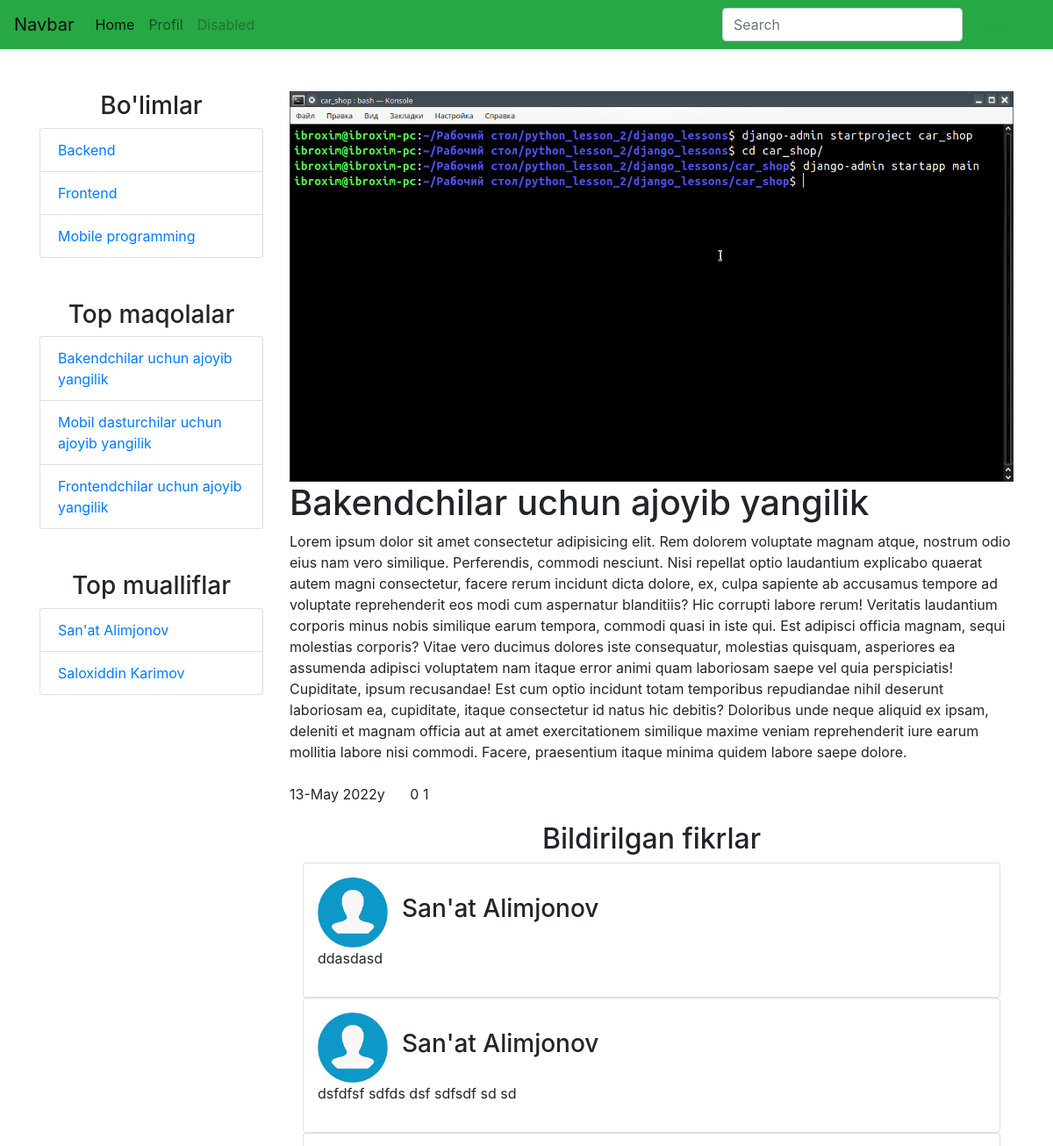
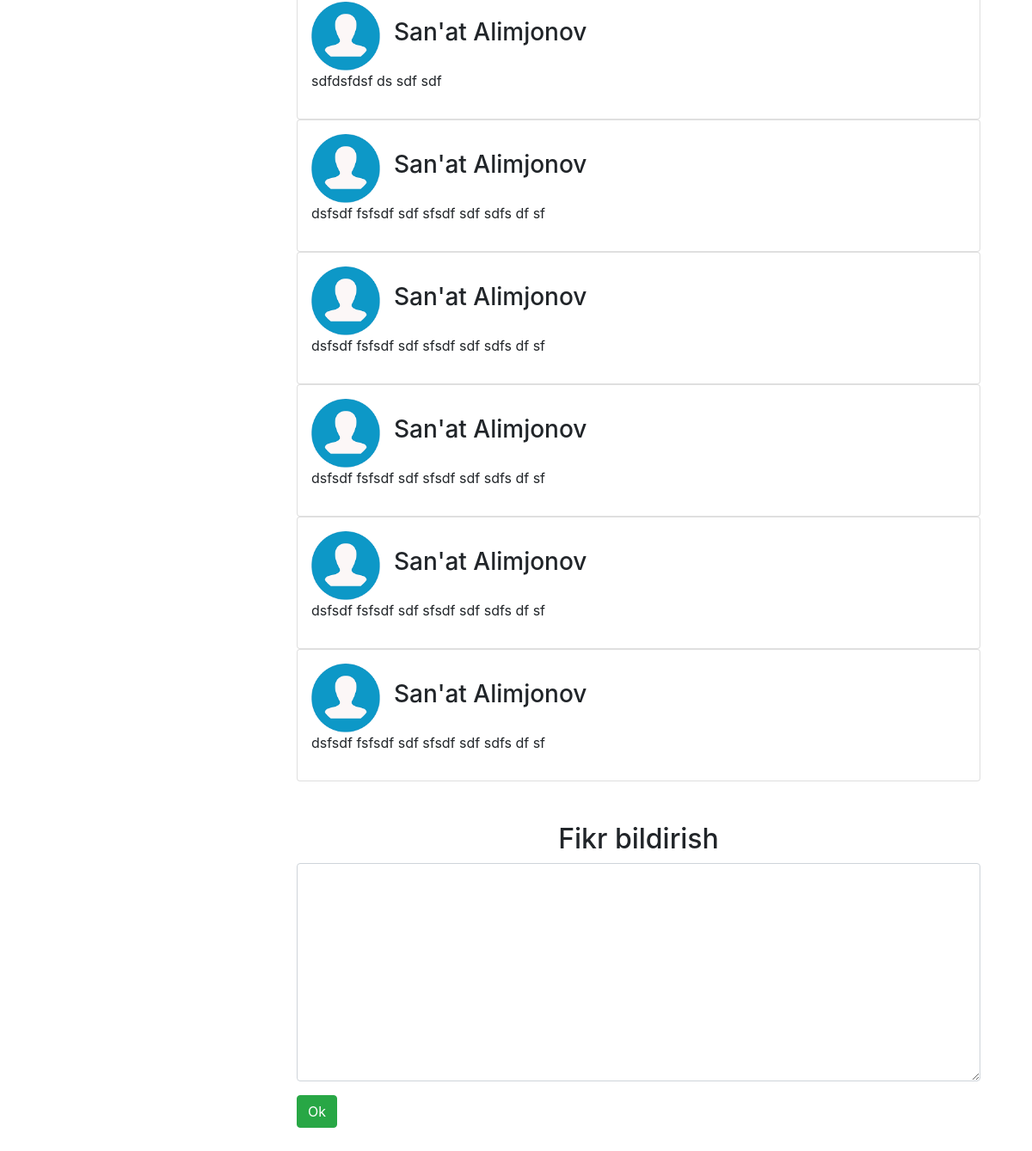
The page /1 (signed in) on the database its author committed (2 pictures, top to bottom).
### blog/models.py (models this page shows, shortened)
class Category(models.Model):
    name = models.CharField(max_length=55)
    reg_date = models.DateField(auto_now_add=True)
    article_qty = models.PositiveIntegerField(default=0,editable=False)
    class Meta:
        verbose_name = "Kategoriya"
        verbose_name_plural = "Kategoriyalar"

class Article(models.Model):
    name = models.CharField(verbose_name="MAQOLA NOMI",help_text="dssdf sdjdsjfskdfsdfs dshfj", max_length=355,blank=True)
    text = models.TextField(verbose_name="MAQOLA Matni",max_length=8000,default="Text yo'q")
    view = models.PositiveIntegerField(verbose_name="Ko'rishlar soni",default=0 )
    likes = models.PositiveIntegerField(default=0)
    dislikes = models.PositiveIntegerField(default=0)
    image = models.ImageField(upload_to="")
    author = models.ForeignKey(Fallower,on_delete=models.CASCADE,null=True,blank=True)
    checked = models.BooleanField(default=False)
    category = models.ForeignKey(Category, db_index=True,  on_delete=models.PROTECT)
    reg_date = models.DateField(auto_now_add=True,editable=True )
    class Meta:
        verbose_name = "Maqola"
        verbose_name_plural = "Maqolalar"

class Comment(models.Model):
    article = models.ForeignKey(Article,on_delete=models.CASCADE,related_name="comments")
    incomment = models.ForeignKey("Comment",on_delete=models.CASCADE,null=True)
    author = models.ForeignKey(Fallower,on_delete=models.CASCADE)
    text = models.TextField()
    reg_date = models.DateField(auto_now_add=True)
    likes = models.PositiveIntegerField(default=0)
    dislikes = models.PositiveIntegerField(default=0)

### follower/models.py (models this page shows)
class Fallower(models.Model):
    user = models.OneToOneField(User,on_delete=models.CASCADE)
    name = models.CharField(verbose_name="Ismi", unique=True, max_length=55,blank=True)
    surname = models.CharField(max_length=55)
    age = models.PositiveIntegerField(default=0)
    liked_articles = models.ManyToManyField('blog.Article',blank=True)
    rating = models.PositiveIntegerField(default=0)
    email = models.EmailField()
    adress = models.CharField(max_length=500)

### blog/views.py (the view)
# urls.py: path("<int:article_id>", DetailPageView.as_view(), name="detail"),
class DetailPageView(View):
    def get(self,request,article_id):
        fallower = None
        try:
            user = request.user
            if isinstance(user, User):
                fallower = Fallower.objects.get(user=user)
        except Fallower.DoesNotExist as error:
            fallower = None
        print(fallower)
        article = Article.objects.get(id=article_id)
        comments = article.comments.all().order_by('-id')[:10]
        comments2 = Comment.objects.filter(article=article)
        categorys = Category.objects.all()
        articles = Article.objects.all().order_by('likes')[:10]
        fallowers = Fallower.objects.all().order_by('rating')[:10]
        context = {"categorys":categorys,"articles":articles,"fallowers":fallowers}
        context["article"] = article
        context["fallower"] = fallower
        context["comments"] = comments
        return render(request,"detail.html",context )

### templates/detail.html (shortened to what this page needs)
{% extends 'wrapper.html' %}
{% block content %}
        <div class="col-md-9 mb-5">
            <img src="{{ article.image.url }}" width="100%" alt="">
            <h1>{{ article.name }}</h1>
            <p>{{ article.text }}</p>
            <p>{{ article.reg_date|date:"d" }}-{{ article.reg_date|date:"F" }} {{ article.reg_date|date:"Y" }}y
               <span class="ml-4">
                <span id="likes">{{ article.likes }}</span>
                <span id="dislikes">{{ article.dislikes }}</span>
            </span>
            </p>
            <div class="col-md-12">
                <div class="text-center">
                    <h2>Bildirilgan fikrlar</h2>
                </div>
                {% for comment in comments %}
                <div class="card p-3">
                    <div class="d-flex align-items-center">
                        <img src="/static/index.png" width="80px" class="img-overlay" alt="">
                        <h3 class="ml-3">{{ comment.author.name }} {{ comment.author.surname }}</h3>
                    </div>
                    <p>
                       {{ comment.text }}
                    </p>
                </div>
                {% empty %}
                    <h1>Ma'lumotlar topilmadi </h1>
                {% endfor %}
            </div>
            <div class="col-md-12 mt-5 mb-5">
                <div class="text-center">
                    <h2>Fikr bildirish</h2>
                </div>
                {% if fallower %}
                <form action="/add_comment" method="post">
                    <div class="form-group">
                        <textarea name="comment" class="form-control" id="" cols="30" rows="10">
                        </textarea>
                    </div>
                    <div class="form-group">
                        <button class="btn btn-success" type="submit">Ok</button>
                    </div>
                </form>
                {% else %}
                    <h1>Fikr qoldirish uchun ro'yxatdan o'ting</h1>
                {% endif %}
            </div>
        </div>
{% endblock %}

### templates/wrapper.html (shortened to what this page needs)
<!DOCTYPE html>
{% load static %}
<html lang="en">
<head>
    <link rel="stylesheet" href="/static/bootstrap/dist/css/bootstrap.min.css">
    <link rel="stylesheet" href="">
</head>
<body>
    <nav class="navbar navbar-expand-lg navbar-light bg-success">
        <a class="navbar-brand" href="/">Navbar</a>
        <div class="collapse navbar-collapse" id="navbarSupportedContent">
          <ul class="navbar-nav mr-auto">
            <li class="nav-item active">
              <a class="nav-link" href="/">Home <span class="sr-only">(current)</span></a>
            </li>
            <li class="nav-item">
              {%if request.user.is_authenticated %}
                {%if request.user.is_superuser%}
                  <a class="nav-link" href="/admin" class="mr-3">
                    Admin_panel
                  </a>
                {%else%}
                  <a class="nav-link" href="{% url 'follower:profil' %}" class="mr-3">
                Profil
                </a>
                {%endif%}
              {%else%}
              <a class="nav-link" href="{% url 'blog:login' %}">Kirish</a>
              {%endif%}
            </li>
            <li class="nav-item">
              <a class="nav-link disabled" href="#">Disabled</a>
            </li>
          </ul>
          <form class="form-inline my-2 my-lg-0">
            <input class="form-control mr-sm-2" type="text" placeholder="Search" aria-label="Search">
            <button class="btn btn-outline-success my-2 my-sm-0" type="submit">Search</button>
          </form>
        </div>
      </nav>
      <div class="container mt-5">
          <div class="row">
             <div class="col-md-3">
                <div class="text-center">
                    <h3>Bo'limlar</h3>
                </div>
                <ul class="list-group">
                    {% for c in categorys %}
                    <li class="list-group-item">
                        <a href="{% url 'blog:category' c.id  %}">{{ c.name }}</a>
                    </li>
                    {% endfor %}
                  </ul>
                  <div class="text-center mt-5">
                    <h3>Top maqolalar</h3>
                </div>
                <ul class="list-group">
                    {% for a in articles %}
                    <li class="list-group-item">
                        <a href="#">{{ a.name }}</a>
                    </li>
                    {% endfor %}
                  </ul>
                  <div class="text-center mt-5">
                    <h3>Top mualliflar</h3>
                </div>
                <ul class="list-group">
                    {% for f in fallowers %}
                    <li class="list-group-item">
                        <a href="{% url 'blog:author_articles' f.id  %}">{{ f.name }} {{ f.surname }}</a>
                    </li>
                    {% endfor %}
                  </ul>
              </div>
              {% block content %}
              {% endblock %}
            </div>
        </div>
  </body>
  </html>

### rows shown on the page
Category: name "Backend"
Category: name "Frontend"
Category: name "Mobile programming"
Article: name "Bakendchilar uchun ajoyib yangilik", image (picture), text "Lorem ipsum dolor sit amet consectetur adipisicing elit. Rem dolorem voluptate magnam atque, nostrum odio eius nam vero similique. Perferendis, commodi nesciunt. Nisi repellat optio laudantium explicabo quaerat autem magni consectetur, facere rerum incidunt dicta dolore, ex, culpa sapiente ab accusamus tempore ad voluptate reprehenderit eos modi cum aspernatur blanditiis? Hic corrupti labore rerum! Veritatis laudantium corporis minus nobis similique earum tempora, commodi quasi in iste qui. Est adipisci officia magnam, sequi molestias corporis? Vitae vero ducimus dolores iste consequatur, molestias quisquam, asperiores ea assumenda adipisci voluptatem nam itaque error animi quam laboriosam…", reg_date "13", reg_date "May", reg_date "2022", likes "0", dislikes "1"
Article: name "Mobil dasturchilar uchun ajoyib yangilik"
Article: name "Frontendchilar uchun ajoyib yangilik"
Fallower: name "San'at", surname "Alimjonov"
Fallower: name "Saloxiddin", surname "Karimov"
Comment: author.name "San'at", author.surname "Alimjonov", text "ddasdasd"
Comment: author.name "San'at", author.surname "Alimjonov", text "dsfdfsf sdfds dsf sdfsdf sd sd"
Comment: author.name "San'at", author.surname "Alimjonov", text "sdfdsfdsf ds sdf sdf"
Comment: author.name "San'at", author.surname "Alimjonov", text "dsfsdf fsfsdf sdf sfsdf sdf sdfs df sf"
Comment: author.name "San'at", author.surname "Alimjonov", text "dsfsdf fsfsdf sdf sfsdf sdf sdfs df sf"
Comment: author.name "San'at", author.surname "Alimjonov", text "dsfsdf fsfsdf sdf sfsdf sdf sdfs df sf"
Comment: author.name "San'at", author.surname "Alimjonov", text "dsfsdf fsfsdf sdf sfsdf sdf sdfs df sf"
Comment: author.name "San'at", author.surname "Alimjonov", text "dsfsdf fsfsdf sdf sfsdf sdf sdfs df sf"
